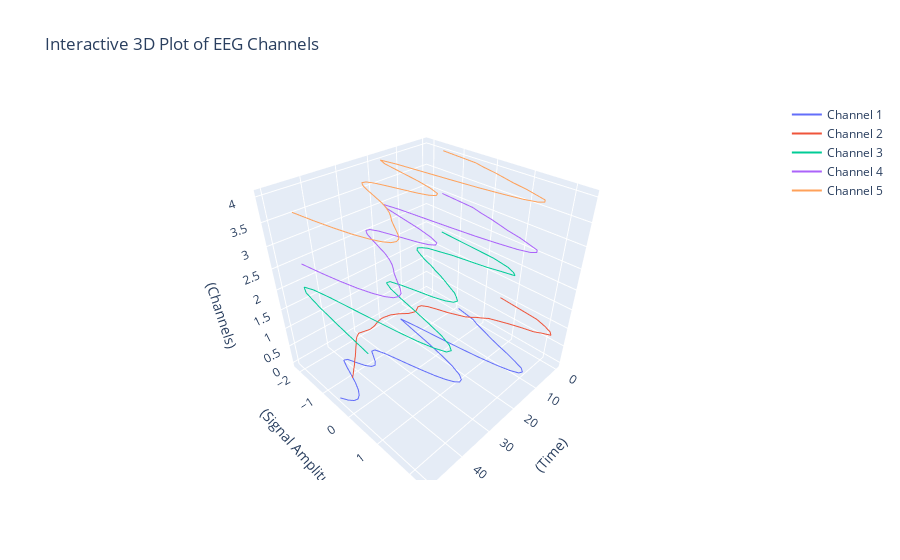

Notebook code for this chart:
### Code cell
data = eeg[0][:,np.random.choice(range(eeg[0].shape[-1]),5)]
n_samples = data.shape[0]
n_channels = data.shape[-1]

# Compute variance for each channel
variances = np.var(data, axis=0)

# Get indices that would sort the variances (from lowest to highest)
sorted_indices = np.argsort(variances)

# Sort the data and variances based on these indices
sorted_data = data[:, sorted_indices]
sorted_variances = variances[sorted_indices]

import plotly.graph_objs as go
import plotly.offline as pyo

# Time vector (this will be the x-axis, representing width)
time = np.arange(n_samples)

# Create traces for each channel
traces = []
for ch in range(n_channels):
    trace = go.Scatter3d(
        x=time,  # Time (width)
        y=sorted_data [:, ch],  # Signal amplitude (height)
        z=np.full_like(time, ch),  # Channel index (depth)
        mode='lines',
        name=f'Channel {ch+1}'
    )
    traces.append(trace)

# Create the layout
layout = go.Layout(
    title='Interactive 3D Plot of EEG Channels',
    scene=dict(
        xaxis=dict(title='(Time)'),
        yaxis=dict(title='(Signal Amplitude)'),
        zaxis=dict(title='(Channels)'),
    )
)

# Create the figure
fig = go.Figure(data=traces, layout=layout)

# Show the plot
pyo.iplot(fig)

### Figure 1 — Plotly figure (JSON) as saved in the notebook; plotly's stock layout.template omitted (floating-point values rounded to 4 significant figures)
{"data": [{"mode": "lines", "name": "Channel 1", "type": "scatter3d", "x": [0, 1, 2, 3, 4, 5, 6, 7, 8, 9, 10, 11, 12, 13, 14, 15, 16, 17, 18, 19, 20, 21, 22, 23, 24, 25, 26, 27, 28, 29, 30, 31, 32, 33, 34, 35, 36, 37, 38, 39, 40, 41, 42, 43, 44, 45, 46, 47, 48, 49, 50], "y": [-0.8072, -0.1834, 0.0478, 0.3539, 0.6353, 0.9556, 1.33, 1.64, 1.908, 2.002, 1.956, 1.743, 1.372, 0.9031, 0.3119, -0.3445, -1.055, -1.646, -1.011, -0.3403, 0.2279, 0.6639, 0.9667, 1.111, 1.134, 1.033, 0.8355, 0.5693, 0.2341, -0.1314, -0.5243, -0.8993, -1.168, -1.191, -1.013, -0.8352, -0.7356, -0.7625, -0.9004, -1.131, -1.385, -1.433, -1.183, -0.8806, -0.6027, -0.3826, -0.2383, -0.1691, -0.1931, -0.3018, -0.4851], "z": [0, 0, 0, 0, 0, 0, 0, 0, 0, 0, 0, 0, 0, 0, 0, 0, 0, 0, 0, 0, 0, 0, 0, 0, 0, 0, 0, 0, 0, 0, 0, 0, 0, 0, 0, 0, 0, 0, 0, 0, 0, 0, 0, 0, 0, 0, 0, 0, 0, 0, 0]}, {"mode": "lines", "name": "Channel 2", "type": "scatter3d", "x": [0, 1, 2, 3, 4, 5, 6, 7, 8, 9, 10, 11, 12, 13, 14, 15, 16, 17, 18, 19, 20, 21, 22, 23, 24, 25, 26, 27, 28, 29, 30, 31, 32, 33, 34, 35, 36, 37, 38, 39, 40, 41, 42, 43, 44, 45, 46, 47, 48, 49, 50], "y": [0.586, 1.754, 2.049, 2.249, 2.327, 2.131, 1.972, 1.653, 1.383, 1.142, 0.9116, 0.8035, 0.6759, 0.5825, 0.4635, 0.2589, 0.04773, -0.2279, -0.4752, -0.6171, -0.647, -0.596, -0.5492, -0.5771, -0.617, -0.6945, -0.777, -0.8307, -0.8901, -0.9099, -0.9333, -0.9356, -0.9184, -0.8854, -0.8467, -0.8291, -0.8161, -0.8451, -0.869, -0.8954, -0.8415, -0.7614, -0.648, -0.5479, -0.4408, -0.3375, -0.2427, -0.1355, -0.04532, 0.05343, 0.1418], "z": [1, 1, 1, 1, 1, 1, 1, 1, 1, 1, 1, 1, 1, 1, 1, 1, 1, 1, 1, 1, 1, 1, 1, 1, 1, 1, 1, 1, 1, 1, 1, 1, 1, 1, 1, 1, 1, 1, 1, 1, 1, 1, 1, 1, 1, 1, 1, 1, 1, 1, 1]}, {"mode": "lines", "name": "Channel 3", "type": "scatter3d", "x": [0, 1, 2, 3, 4, 5, 6, 7, 8, 9, 10, 11, 12, 13, 14, 15, 16, 17, 18, 19, 20, 21, 22, 23, 24, 25, 26, 27, 28, 29, 30, 31, 32, 33, 34, 35, 36, 37, 38, 39, 40, 41, 42, 43, 44, 45, 46, 47, 48, 49, 50], "y": [-1.536, 0.3161, 0.8284, 1.045, 1.154, 0.783, 0.4524, -0.03562, -0.516, -0.8387, -1.18, -1.318, -1.388, -1.306, -1.089, -0.8566, -0.5442, -0.3106, -0.03972, 0.1865, 0.4014, 0.6227, 0.7583, 0.8679, 0.8345, 0.6765, 0.3915, -0.0269, -0.4199, -0.7268, -0.749, -0.5014, -0.05328, 0.4839, 0.9751, 1.412, 1.697, 1.827, 1.79, 1.551, 1.177, 0.6629, 0.06622, -0.5533, -1.181, -1.681, -1.929, -1.711, -1.072, -0.1913, 0.7926], "z": [2, 2, 2, 2, 2, 2, 2, 2, 2, 2, 2, 2, 2, 2, 2, 2, 2, 2, 2, 2, 2, 2, 2, 2, 2, 2, 2, 2, 2, 2, 2, 2, 2, 2, 2, 2, 2, 2, 2, 2, 2, 2, 2, 2, 2, 2, 2, 2, 2, 2, 2]}, {"mode": "lines", "name": "Channel 4", "type": "scatter3d", "x": [0, 1, 2, 3, 4, 5, 6, 7, 8, 9, 10, 11, 12, 13, 14, 15, 16, 17, 18, 19, 20, 21, 22, 23, 24, 25, 26, 27, 28, 29, 30, 31, 32, 33, 34, 35, 36, 37, 38, 39, 40, 41, 42, 43, 44, 45, 46, 47, 48, 49, 50], "y": [-1.547, -0.4416, -0.1345, 0.2608, 0.5691, 0.8681, 1.266, 1.546, 1.822, 1.871, 1.78, 1.511, 1.057, 0.5221, -0.1675, -0.9066, -1.653, -2.126, -1.867, -1.225, -0.5879, -0.1341, 0.1445, 0.1902, 0.07603, -0.1673, -0.4991, -0.8284, -1.143, -1.33, -1.359, -1.2, -0.9142, -0.5995, -0.2911, -0.05967, 0.122, 0.2609, 0.382, 0.5356, 0.694, 0.8494, 0.9715, 1.008, 0.9696, 0.8348, 0.6062, 0.3039, -0.09824, -0.5844, -1.157], "z": [3, 3, 3, 3, 3, 3, 3, 3, 3, 3, 3, 3, 3, 3, 3, 3, 3, 3, 3, 3, 3, 3, 3, 3, 3, 3, 3, 3, 3, 3, 3, 3, 3, 3, 3, 3, 3, 3, 3, 3, 3, 3, 3, 3, 3, 3, 3, 3, 3, 3, 3]}, {"mode": "lines", "name": "Channel 5", "type": "scatter3d", "x": [0, 1, 2, 3, 4, 5, 6, 7, 8, 9, 10, 11, 12, 13, 14, 15, 16, 17, 18, 19, 20, 21, 22, 23, 24, 25, 26, 27, 28, 29, 30, 31, 32, 33, 34, 35, 36, 37, 38, 39, 40, 41, 42, 43, 44, 45, 46, 47, 48, 49, 50], "y": [-1.547, -0.4416, -0.1345, 0.2608, 0.5691, 0.8681, 1.266, 1.546, 1.822, 1.871, 1.78, 1.511, 1.057, 0.5221, -0.1675, -0.9066, -1.653, -2.126, -1.867, -1.225, -0.5879, -0.1341, 0.1445, 0.1902, 0.07603, -0.1673, -0.4991, -0.8284, -1.143, -1.33, -1.359, -1.2, -0.9142, -0.5995, -0.2911, -0.05967, 0.122, 0.2609, 0.382, 0.5356, 0.694, 0.8494, 0.9715, 1.008, 0.9696, 0.8348, 0.6062, 0.3039, -0.09824, -0.5844, -1.157], "z": [4, 4, 4, 4, 4, 4, 4, 4, 4, 4, 4, 4, 4, 4, 4, 4, 4, 4, 4, 4, 4, 4, 4, 4, 4, 4, 4, 4, 4, 4, 4, 4, 4, 4, 4, 4, 4, 4, 4, 4, 4, 4, 4, 4, 4, 4, 4, 4, 4, 4, 4]}], "layout": {"scene": {"xaxis": {"title": {"text": "(Time)"}}, "yaxis": {"title": {"text": "(Signal Amplitude)"}}, "zaxis": {"title": {"text": "(Channels)"}}}, "title": {"text": "Interactive 3D Plot of EEG Channels"}}}
